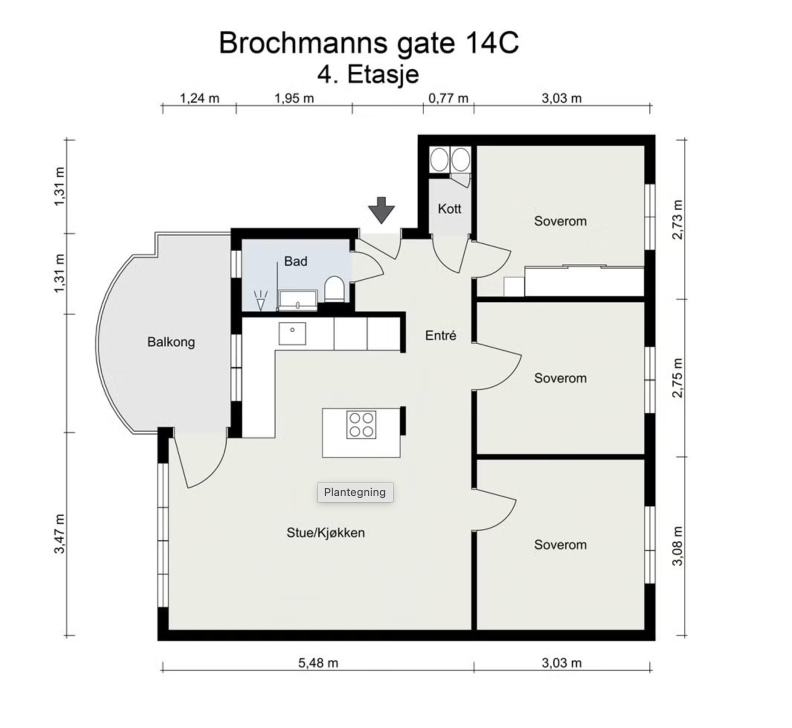
#> input picture plan/images/plantegning.png, 1584 x 1456 px, found by its file name (shown at 1/2 size)
$ python annotate_plan.py
#> lines starting #> are read from the running program, lines starting #| are printed output that depends on the picture
"""Draw reference labels (walls A.., doors D1.., windows V1..) on the floor plan for Q&A with the owner."""
from PIL import Image, ImageDraw, ImageFont

SRC = "/Users/carlvaldemarebbesen/Development/leilighet-3d/plan/images/plantegning.png"
DST = "/Users/carlvaldemarebbesen/Development/leilighet-3d/plan/images/plantegning-annotert.png"

img = Image.open(SRC).convert("RGB")
d = ImageDraw.Draw(img)
font = ImageFont.truetype("/System/Library/Fonts/Helvetica.ttc", 26)

def tag(x, y, text, color):
    l, t, r, b = d.textbbox((x, y), text, font=font, anchor="mm")
    d.rounded_rectangle((l - 6, t - 4, r + 6, b + 4), radius=6, fill="white", outline=color, width=3)
    d.text((x, y), text, font=font, fill=color, anchor="mm")

RED, BLUE, GREEN, PURPLE = (200, 30, 30), (20, 80, 200), (10, 130, 60), (130, 40, 160)

# Walls (red)
walls = {
    "A": (745, 560),   # Bad east wall, facing Entre
    "B": (822, 500),   # stub between front door and Kott
    "C": (765, 600),   # kitchen/bad wall, north face (facing Entre)
    "D": (835, 670),   # end face of kitchen wall (corridor west side)
    "E": (915, 630),   # corridor east wall between bedroom doors
    "F": (640, 1238),  # living room south wall
    "G": (365, 1070),  # living room west wall (windows)
    "H": (400, 900),   # wall with balcony door (living room north, west part)
    "I": (515, 790),   # kitchen west wall (windows to balcony)
    "J": (640, 720),   # kitchen back wall (counter)
    "K": (915, 1150),  # living room east wall (to Tvstue)
    "L": (805, 800),   # short wall stub / column at island end
}
for k, (x, y) in walls.items():
    tag(x, y, k, RED)
#> this loop made 12 passes
#> (l in tag, t in tag, r in tag, b in tag) on passes 1 to 12: (736, 550, 754, 569), (813, 490, 831, 509), (756, 590, 774, 609), (825, 660, 845, 679), (907, 620, 923, 639), (633, 1228, 648, 1247), (355, 1060, 375, 1079), (390, 890, 410, 909), (511, 780, 519, 799), (634, 710, 644, 734), (906, 1140, 924, 1159), (798, 790, 813, 809)

# Doors (blue)
doors = {
    "D1": (762, 440),  # front door
    "D2": (690, 480),  # bathroom door
    "D3": (900, 500),  # kott door
    "D4": (985, 470),  # hovedsoverom door
    "D5": (995, 690),  # kontor door
    "D6": (1000, 985), # tvstue door
    "D7": (420, 990),  # balcony door
}
for k, (x, y) in doors.items():
    tag(x, y, k, BLUE)
#> this loop made 7 passes
#> (l in tag, t in tag, r in tag, b in tag) on passes 1 to 7: (744, 430, 781, 449), (672, 470, 709, 489), (882, 490, 919, 509), (967, 460, 1004, 479), (977, 680, 1014, 699), (982, 975, 1019, 994), (402, 980, 439, 999)

# Windows (green)
wins = {
    "V1": (280, 1070), # living room west
    "V2": (430, 735),  # kitchen -> balcony
    "V3": (430, 520),  # bathroom -> balcony
    "V4": (1250, 435), # hovedsoverom
    "V5": (1250, 760), # kontor
    "V6": (1250, 1090),# tvstue
}
for k, (x, y) in wins.items():
    tag(x, y, k, GREEN)
#> this loop made 6 passes
#> (l in tag, t in tag, r in tag, b in tag) on passes 1 to 6: (263, 1060, 297, 1079), (413, 725, 447, 744), (413, 510, 447, 529), (1233, 425, 1267, 444), (1233, 750, 1267, 769), (1233, 1080, 1267, 1099)

# Balcony railing parts (purple)
for k, (x, y) in {"R1": (385, 440), "R2": (215, 620), "R3": (270, 900)}.items():
    tag(x, y, k, PURPLE)
#> this loop made 3 passes
#> (l in tag, t in tag, r in tag, b in tag) on passes 1 to 3: (368, 430, 403, 449), (198, 610, 233, 629), (253, 890, 288, 909)

img.save(DST)
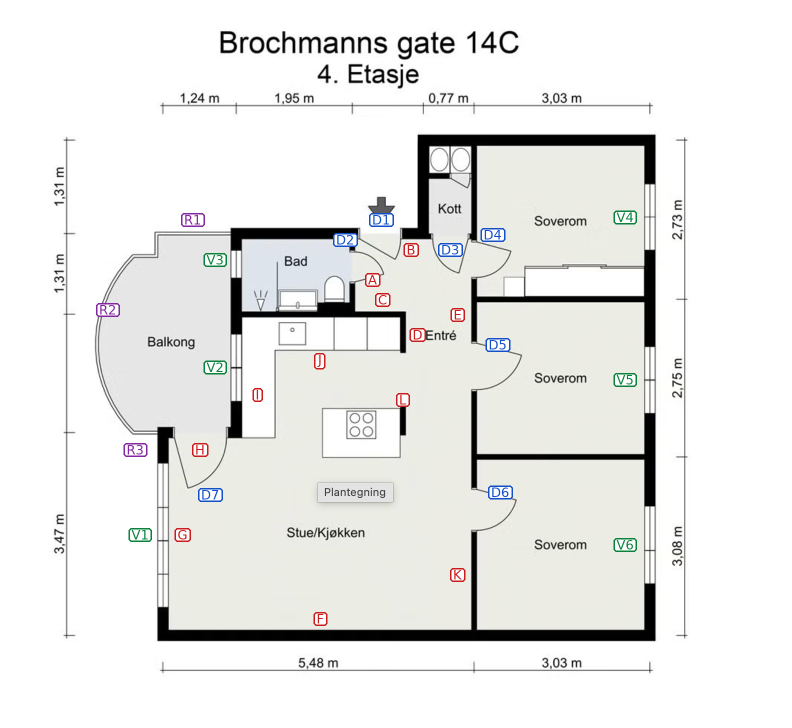
#> saved as plantegning-annotert.png: PIL image 1584x1456 RGB (shown at 1/2 size); mean R, G, B 233.4, 233.5, 231.8
print("saved", DST, img.size)
#| saved /Users/carlvaldemarebbesen/Development/leilighet-3d/plan/images/plantegning-annotert.png (1584, 1456)
